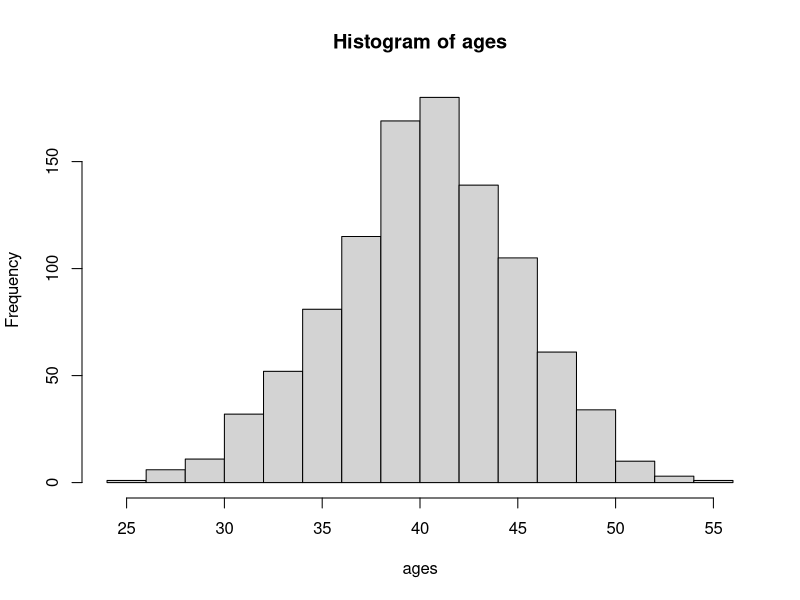

The R script that drew this image:
# 1. 1,000 ages from the model N(40, 5)
ages <- rnorm(1000, mean = 40, sd = 5)

# 2. Proportion above 50: simulated and exact
sim_over_50 <- mean(ages > 50)
exact_over_50 <- pnorm(50, mean = 40, sd = 5, lower.tail = FALSE)
c(simulated = sim_over_50, exact = exact_over_50)

# 3. Simulated mean and SD
sim_mean <- mean(ages)
sim_sd <- sd(ages)

# 4. Histogram
hist(ages)
